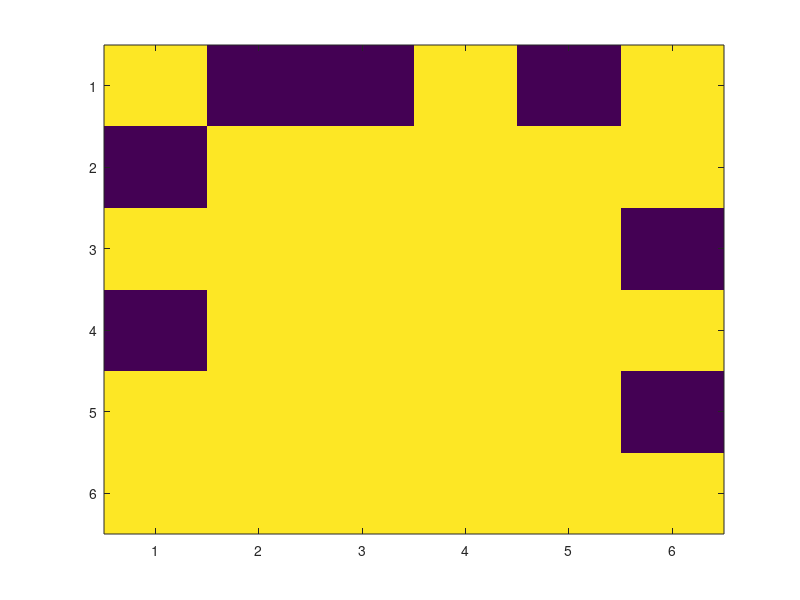

The MATLAB script that drew this image:
close all;
clc;
clear all;
t1 = 1; t2 = 1;
r = -0.2; k = 1;
N = 6; r0 = 0.5;
a = [repmat([0.596870221 1.592352575], [1 N/2-1]) 1.592352575];
b = ones(1, N - 1) .* [repmat([0.596870221 1.592352575], [1 N/2-1]) 1.592352575];
D = diag(-1i * r0 + repmat([0 1i*r], [1 N/2])) + diag(t1 * b .* ones(1, N - 1), 1) + diag(t1 * b .* ones(1, N - 1), -1);
E = fliplr(diag(t2 * ones(1, N)));
F = sparse(zeros(N));

H = sparse([D E * a(1) F F F F; ...
            E * a(1) D E * a(2) F F F; ...
            F E * a(2) D E * a(3) F F; ...
            F F E * a(3) D E * a(4) F; ...
            F F F E * a(4) D E * a(5); ...
            F F F F E * a(5) D]);
%% open circle 3by3: S = [1 12 13 14 15 10 3];
%% backward diagonal: S = [1 12 11 14 15 22 21 28 29 32 31];
%% first column: S = [1 12 13 24 25 36];
%% S = [10 11 12 13 14 15 18 23 26 31];
%% S = [11 14 15 22 21 28 29];
%% S = [11 14 15 22 21]
% p = sparse(1,N^2);S = [8 10 11 21 22 28 29 35 ]; H = H + diag(p);D = 0.01*1i*eye(length(S));

% S = [1 12 13 24 25 36];

Mt(36) = 0;

for i = 1:1:36
    i

    Ht = H;
    D = 0.01 * 1i * eye(length(i));

    while true
        Ht(i, i) = Ht(i, i) + D;
        [A, V] = eig(full(Ht));
        Re = diag(real(V) / t1);
        Im = diag(imag(V) / t1);
        lam = diag(V);

        if find(imag(lam) > 0)
            break
        end

        k = k + 1;
    end

    Lasing = find(imag(diag(V)) > 0);

    if (length(Lasing)==1&&real(lam(Lasing)) < 1e3)
         real(lam(Lasing))
        Mt(i) = 1;
    else
        Mt(i) = 0;
    end

end


St = [[1,0,0,1,0,1];[0,1,1,1,1,1];[1,1,1,1,1,0];[0,1,1,1,1,1];[1,1,1,1,1,0];[1,1,1,1,1,1]];
figure;
imagesc(St);

